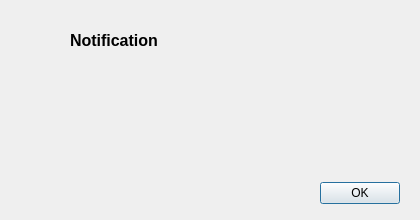
<?xml version="1.0" encoding="UTF-8"?>
<ui version="4.0">
 <class>Dialog</class>
 <widget class="QDialog" name="Dialog">
  <property name="geometry">
   <rect><x>0</x><y>0</y><width>420</width><height>220</height></rect>
  </property>
  <property name="windowTitle"><string>Notification</string></property>
  <layout class="QVBoxLayout" name="dialogLayout">
   <property name="leftMargin"><number>20</number></property>
   <property name="topMargin"><number>20</number></property>
   <property name="rightMargin"><number>20</number></property>
   <property name="bottomMargin"><number>16</number></property>
   <property name="spacing"><number>12</number></property>
   <item>
    <layout class="QHBoxLayout" name="headerLayout">
     <property name="spacing"><number>10</number></property>
     <item>
      <widget class="QLabel" name="notify_icon">
       <property name="minimumSize"><size><width>40</width><height>40</height></size></property>
       <property name="maximumSize"><size><width>40</width><height>40</height></size></property>
       <property name="text"><string/></property>
       <property name="alignment"><set>Qt::AlignmentFlag::AlignCenter</set></property>
       <property name="scaledContents"><bool>true</bool></property>
      </widget>
     </item>
     <item>
      <widget class="QLabel" name="title">
       <property name="sizePolicy"><sizepolicy hsizetype="Expanding" vsizetype="Preferred"><horstretch>0</horstretch><verstretch>0</verstretch></sizepolicy></property>
       <property name="font"><font><pointsize>12</pointsize><bold>true</bold></font></property>
       <property name="text"><string>Notification</string></property>
       <property name="wordWrap"><bool>true</bool></property>
      </widget>
     </item>
    </layout>
   </item>
   <item>
    <widget class="QLabel" name="content">
     <property name="sizePolicy"><sizepolicy hsizetype="Expanding" vsizetype="Expanding"><horstretch>0</horstretch><verstretch>0</verstretch></sizepolicy></property>
     <property name="minimumSize"><size><width>0</width><height>56</height></size></property>
     <property name="text"><string/></property>
     <property name="alignment"><set>Qt::AlignmentFlag::AlignLeading|Qt::AlignmentFlag::AlignTop</set></property>
     <property name="wordWrap"><bool>true</bool></property>
     <property name="textInteractionFlags"><set>Qt::TextInteractionFlag::LinksAccessibleByMouse|Qt::TextInteractionFlag::TextSelectableByMouse</set></property>
    </widget>
   </item>
   <item>
    <widget class="QDialogButtonBox" name="buttonBox">
     <property name="orientation"><enum>Qt::Orientation::Horizontal</enum></property>
     <property name="standardButtons"><set>QDialogButtonBox::StandardButton::Ok</set></property>
    </widget>
   </item>
  </layout>
 </widget>
 <resources/>
 <connections>
  <connection><sender>buttonBox</sender><signal>accepted()</signal><receiver>Dialog</receiver><slot>accept()</slot></connection>
  <connection><sender>buttonBox</sender><signal>rejected()</signal><receiver>Dialog</receiver><slot>reject()</slot></connection>
 </connections>
</ui>
